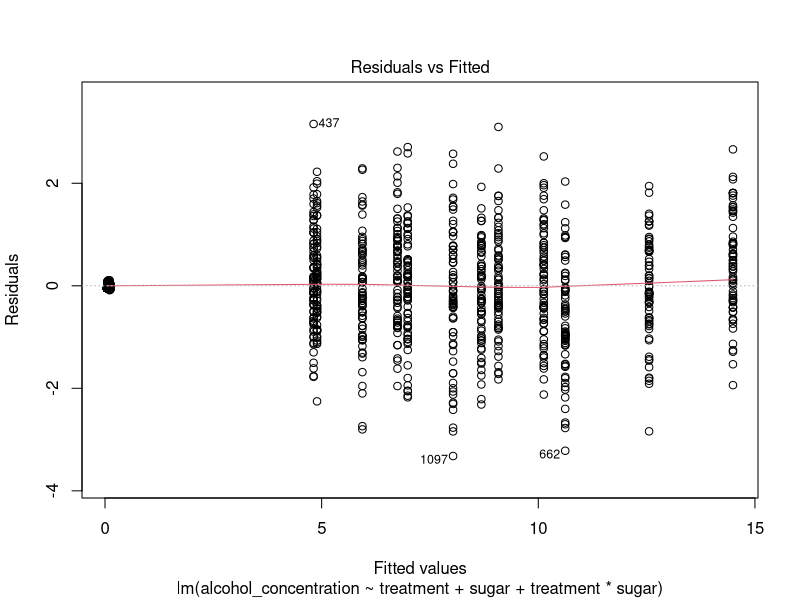
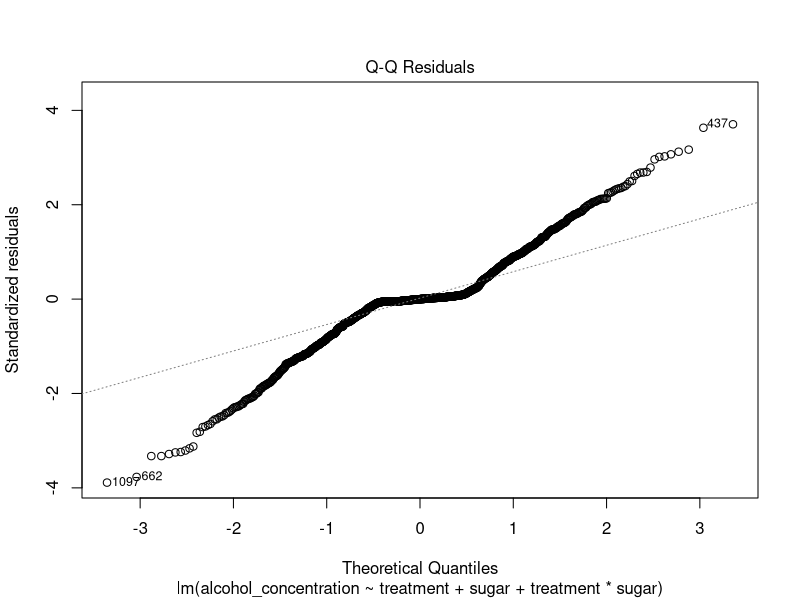
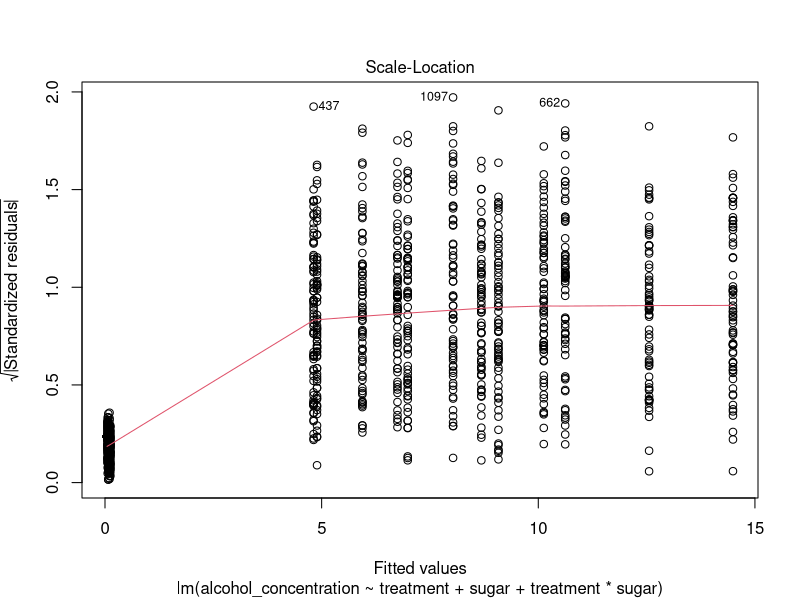
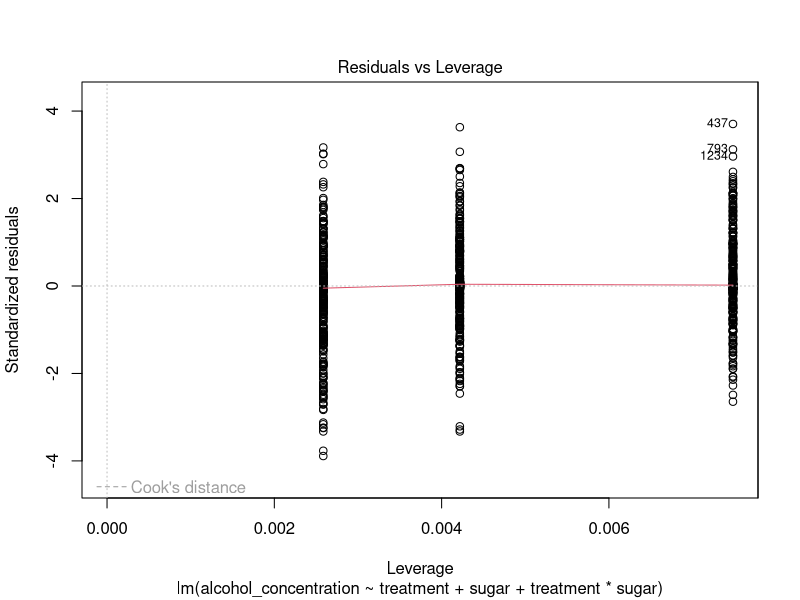
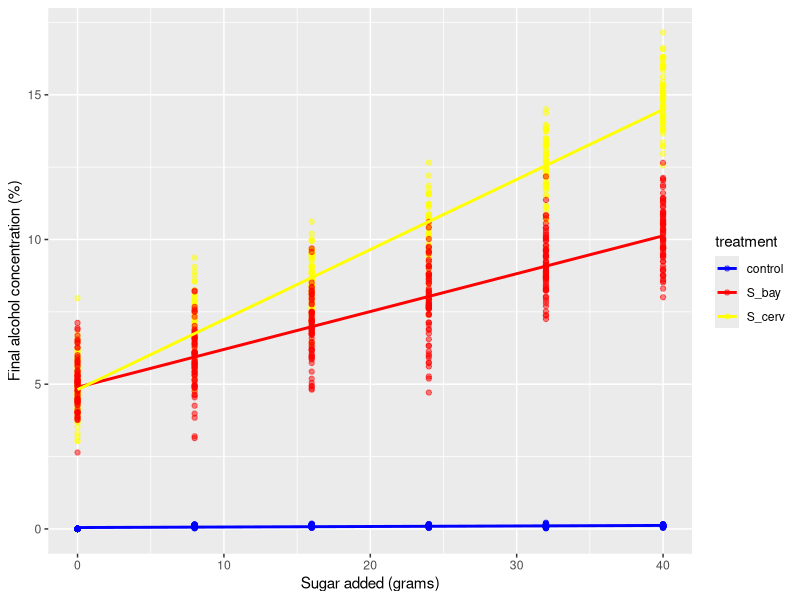
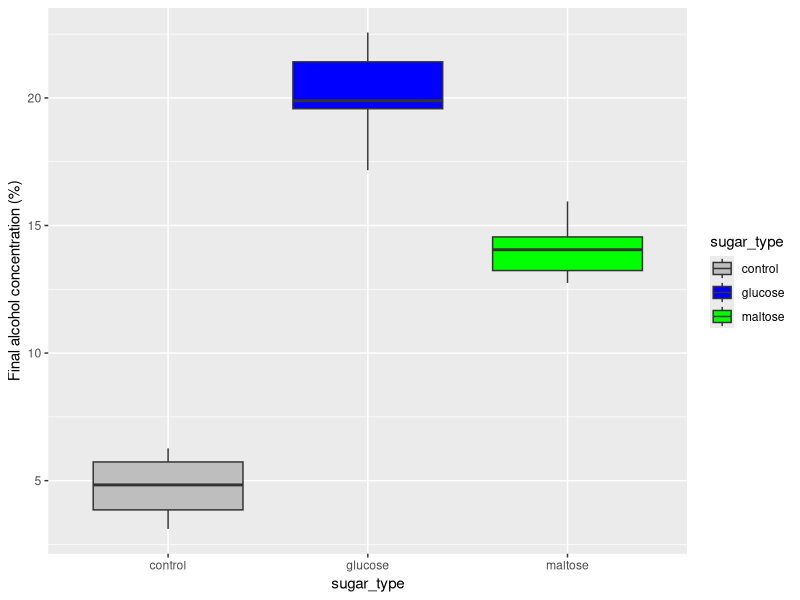

R code for these plots, in order:
## ---- chunk 1
library(pwr)
pwr.f2.test(u = 17, v = NULL, f2 = 0.4, sig.level = 0.05, power = 0.8)
## ---- chunk 2
set.seed(37)
control <- c(rnorm(70, 0, sd = 0), #select 6 random samples from a population with mean = 0 sd = 0
             rnorm(70, 0.1, sd = 0.03), #repeat for sugar level = 8g
             rnorm(70, 0.1, sd = 0.03), #repeat for sugar level = 16g
             rnorm(70, 0.1, sd = 0.03), #repeat for sugar level = 24g
             rnorm(70, 0.1, sd = 0.03), #repeat for sugar level = 32g
             rnorm(70, 0.1, sd = 0.03)) #repeat for sugar level = 40g

S_cerv <- c(rnorm(70, 5, sd = 1), 
           rnorm(70, 7, sd = 1),
           rnorm(70, 8.5, sd = 1),
           rnorm(70, 10, sd = 1),
           rnorm(70, 12.5, sd = 1),
           rnorm(70, 15, sd = 1))

S_bay <- c(rnorm(70, 5, sd = 1),
          rnorm(70, 6, sd = 1),
          rnorm(70, 7, sd = 1),
          rnorm(70, 8, sd = 1),
          rnorm(70, 9, sd = 1),
          rnorm(70, 10, sd = 1))

# create the sugar variable
sugar <- rep(seq(0,40, by=8), each = 70, times= 3)

# create the treatment variable
treatment <- rep(c("control", "S_cerv", "S_bay"), each=420)

# put all variables together into a dataset
df <- data.frame(sugar, treatment, alcohol_concentration = c(control, S_cerv, S_bay))
write.csv(df, "df.csv")
## ---- chunk 3
lm.out <- lm(alcohol_concentration ~ treatment + sugar + treatment*sugar, data=df)
plot(lm.out)
## ---- chunk 4
library(ggplot2)

ggplot()+
  geom_point(data=df, aes(x=sugar, y=alcohol_concentration, color=treatment),
              alpha=0.5)+
  stat_smooth(data=df, aes(x=sugar, y=alcohol_concentration, color=treatment),
              method="lm", se=F)+
  scale_color_manual(values=c("blue","red", "yellow"))+
  xlab("Sugar added (grams)")+
  ylab("Final alcohol concentration (%)")
## ---- chunk 5
summary(lm.out)
## ---- chunk 6
df2 <- data.frame(alc_concentration = c(rnorm(10, 14, 1.2),
                                           rnorm(10, 20, 1.3),
                                           rnorm(10, 5, 1.3)),
                      sugar_type = rep(c("maltose", "glucose", "control"), each=10))

ggplot(df2, aes(x=sugar_type, y=alc_concentration, fill=sugar_type)) +
  geom_boxplot() + 
  ylab("Final alcohol concentration (%)") +
  scale_fill_manual(values = c("maltose" = "green", "glucose" = "blue", "control" = "grey"))

write.csv(df2, "df2.csv")
## ---- chunk 7

maltose <- subset(df2, sugar_type == "maltose")
glucose <- subset(df2, sugar_type == "glucose")
control <- subset(df2, sugar_type == "control")

shapiro.test(maltose$alc_concentration)
shapiro.test(glucose$alc_concentration)
shapiro.test(control$alc_concentration)
## ---- chunk 8
library(car)
leveneTest(df2$alc_concentration, df2$sugar_type)
## ---- chunk 9
anova.results <- aov(alc_concentration ~ sugar_type, data=df2)
summary(anova.results)
## ---- chunk 10
TukeyHSD(anova.results)
